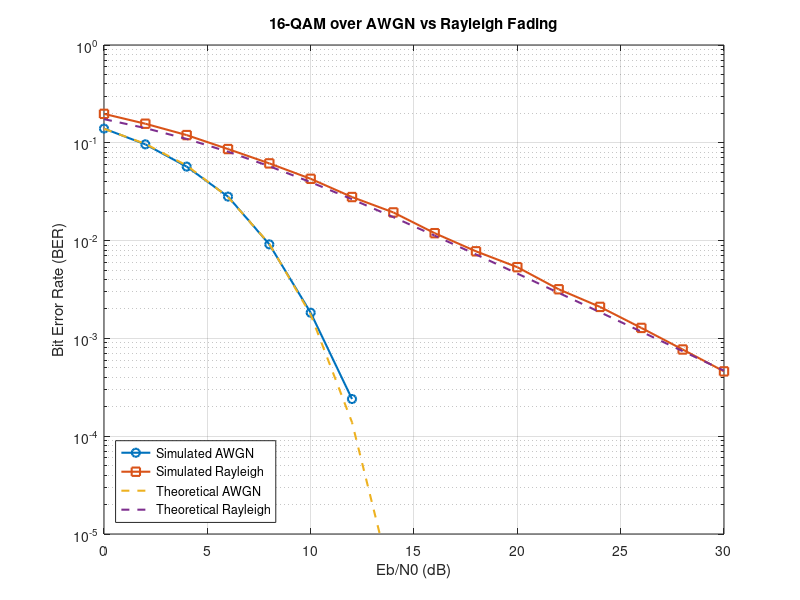

Reproduce this figure in MATLAB. (Note: this script raises an error after producing the figure.)
%% a12 - 16-QAM over Rayleigh Fading: BER vs Eb/N0
% This script compares 16-QAM performance over:
%
% 1. AWGN channel
% 2. Rayleigh fading channel
%
% 16-QAM uses 4 bits per symbol.
%
% AWGN only adds noise.
% Rayleigh fading randomly changes signal amplitude and phase,
% which models multipath propagation in wireless communication.

clear; close all; clc;

%% 1. Simulation settings

N = 100000;                 % Number of bits per Eb/N0 value
EbN0_dB_range = 0:2:30;     % Eb/N0 values in dB

% 16-QAM uses 4 bits per symbol, so N must be divisible by 4
if mod(N, 4) ~= 0
    error("N must be divisible by 4 for 16-QAM.");
end

BER_AWGN = zeros(size(EbN0_dB_range));
BER_Rayleigh = zeros(size(EbN0_dB_range));

%% 2. Loop over Eb/N0 values

for i = 1:length(EbN0_dB_range)

    EbN0_dB = EbN0_dB_range(i);
    EbN0 = 10^(EbN0_dB/10);

    %% Generate random bits

    bits = randi([0 1], N, 1);

    %% Group bits into 4-bit symbols

    bitGroups = reshape(bits, 4, []).';

    bits_I = bitGroups(:, 1:2);   % First two bits control I axis
    bits_Q = bitGroups(:, 3:4);   % Last two bits control Q axis

    numSymbols = size(bitGroups, 1);

    %% 16-QAM modulation

    % Gray-coded 4-PAM mapping on each axis:
    %
    % 00 -> -3
    % 01 -> -1
    % 11 -> +1
    % 10 -> +3

    I = zeros(numSymbols, 1);
    Q = zeros(numSymbols, 1);

    % In-phase mapping
    idx = bits_I(:,1) == 0 & bits_I(:,2) == 0;
    I(idx) = -3;

    idx = bits_I(:,1) == 0 & bits_I(:,2) == 1;
    I(idx) = -1;

    idx = bits_I(:,1) == 1 & bits_I(:,2) == 1;
    I(idx) = 1;

    idx = bits_I(:,1) == 1 & bits_I(:,2) == 0;
    I(idx) = 3;

    % Quadrature mapping
    idx = bits_Q(:,1) == 0 & bits_Q(:,2) == 0;
    Q(idx) = -3;

    idx = bits_Q(:,1) == 0 & bits_Q(:,2) == 1;
    Q(idx) = -1;

    idx = bits_Q(:,1) == 1 & bits_Q(:,2) == 1;
    Q(idx) = 1;

    idx = bits_Q(:,1) == 1 & bits_Q(:,2) == 0;
    Q(idx) = 3;

    % Create normalized 16-QAM symbols.
    % Dividing by sqrt(10) normalizes the average symbol energy to 1.
    symbols = (I + 1j*Q) / sqrt(10);

    %% AWGN channel

    k = 4;   % 16-QAM carries 4 bits per symbol

    % Complex AWGN noise
    noiseSigma = sqrt(1/(2*k*EbN0));

    noise_awgn = noiseSigma * ...
        (randn(size(symbols)) + 1j*randn(size(symbols)));

    received_awgn = symbols + noise_awgn;

    %% 16-QAM demodulation for AWGN

    % Undo normalization for decision making
    received_I_awgn = real(received_awgn) * sqrt(10);
    received_Q_awgn = imag(received_awgn) * sqrt(10);

    receivedBitGroups_awgn = zeros(numSymbols, 4);

    % Decision boundaries for -3, -1, +1, +3 are:
    % -2, 0, +2

    % Demodulate I axis
    idx = received_I_awgn < -2;
    receivedBitGroups_awgn(idx, 1:2) = repmat([0 0], sum(idx), 1);

    idx = received_I_awgn >= -2 & received_I_awgn < 0;
    receivedBitGroups_awgn(idx, 1:2) = repmat([0 1], sum(idx), 1);

    idx = received_I_awgn >= 0 & received_I_awgn < 2;
    receivedBitGroups_awgn(idx, 1:2) = repmat([1 1], sum(idx), 1);

    idx = received_I_awgn >= 2;
    receivedBitGroups_awgn(idx, 1:2) = repmat([1 0], sum(idx), 1);

    % Demodulate Q axis
    idx = received_Q_awgn < -2;
    receivedBitGroups_awgn(idx, 3:4) = repmat([0 0], sum(idx), 1);

    idx = received_Q_awgn >= -2 & received_Q_awgn < 0;
    receivedBitGroups_awgn(idx, 3:4) = repmat([0 1], sum(idx), 1);

    idx = received_Q_awgn >= 0 & received_Q_awgn < 2;
    receivedBitGroups_awgn(idx, 3:4) = repmat([1 1], sum(idx), 1);

    idx = received_Q_awgn >= 2;
    receivedBitGroups_awgn(idx, 3:4) = repmat([1 0], sum(idx), 1);

    % Convert bit groups back to one column vector
    receivedBits_awgn = reshape(receivedBitGroups_awgn.', N, 1);

    % BER calculation
    errors_awgn = sum(bits ~= receivedBits_awgn);
    BER_AWGN(i) = errors_awgn / N;

    %% Rayleigh fading channel

    % Rayleigh fading coefficient:
    % h is complex because the channel changes both amplitude and phase.

    h = (randn(size(symbols)) + 1j*randn(size(symbols))) / sqrt(2);

    % Complex noise for Rayleigh fading channel
    noise_rayleigh = noiseSigma * ...
        (randn(size(symbols)) + 1j*randn(size(symbols)));

    % Received signal through Rayleigh fading:
    % received = h * transmitted symbol + noise

    received_rayleigh = h .* symbols + noise_rayleigh;

    % Equalization:
    % Assume the receiver knows h and divides by h to undo the channel.

    equalized_rayleigh = received_rayleigh ./ h;

    %% 16-QAM demodulation after Rayleigh equalization

    % Undo normalization for decision making
    received_I_rayleigh = real(equalized_rayleigh) * sqrt(10);
    received_Q_rayleigh = imag(equalized_rayleigh) * sqrt(10);

    receivedBitGroups_rayleigh = zeros(numSymbols, 4);

    % Demodulate I axis
    idx = received_I_rayleigh < -2;
    receivedBitGroups_rayleigh(idx, 1:2) = repmat([0 0], sum(idx), 1);

    idx = received_I_rayleigh >= -2 & received_I_rayleigh < 0;
    receivedBitGroups_rayleigh(idx, 1:2) = repmat([0 1], sum(idx), 1);

    idx = received_I_rayleigh >= 0 & received_I_rayleigh < 2;
    receivedBitGroups_rayleigh(idx, 1:2) = repmat([1 1], sum(idx), 1);

    idx = received_I_rayleigh >= 2;
    receivedBitGroups_rayleigh(idx, 1:2) = repmat([1 0], sum(idx), 1);

    % Demodulate Q axis
    idx = received_Q_rayleigh < -2;
    receivedBitGroups_rayleigh(idx, 3:4) = repmat([0 0], sum(idx), 1);

    idx = received_Q_rayleigh >= -2 & received_Q_rayleigh < 0;
    receivedBitGroups_rayleigh(idx, 3:4) = repmat([0 1], sum(idx), 1);

    idx = received_Q_rayleigh >= 0 & received_Q_rayleigh < 2;
    receivedBitGroups_rayleigh(idx, 3:4) = repmat([1 1], sum(idx), 1);

    idx = received_Q_rayleigh >= 2;
    receivedBitGroups_rayleigh(idx, 3:4) = repmat([1 0], sum(idx), 1);

    % Convert bit groups back to one column vector
    receivedBits_rayleigh = reshape(receivedBitGroups_rayleigh.', N, 1);

    % BER calculation
    errors_rayleigh = sum(bits ~= receivedBits_rayleigh);
    BER_Rayleigh(i) = errors_rayleigh / N;

    %% Print results

    fprintf("Eb/N0 = %2d dB | AWGN BER = %.6f | Rayleigh BER = %.6f\n", ...
            EbN0_dB, BER_AWGN(i), BER_Rayleigh(i));

end

%% 3. Theoretical BER curves

M = 16;
k = log2(M);

EbN0_linear = 10.^(EbN0_dB_range/10);

% Approximate theoretical BER for Gray-coded square 16-QAM over AWGN
BER_theory_AWGN = (4/k) * (1 - 1/sqrt(M)) * ...
                  0.5 * erfc(sqrt((3*k ./ (2*(M-1))) .* EbN0_linear));

% Approximate theoretical BER for Gray-coded square 16-QAM over Rayleigh fading
a = (3*k) / (M - 1);

BER_theory_Rayleigh = (4/k) * (1 - 1/sqrt(M)) * ...
                      0.5 * (1 - sqrt((a .* EbN0_linear) ./ ...
                      (2 + a .* EbN0_linear)));

%% 4. Prepare BER values for plotting

% semilogy cannot plot zero values.
% Replace zeros with NaN so MATLAB skips them.

BER_AWGN_plot = BER_AWGN;
BER_Rayleigh_plot = BER_Rayleigh;

BER_AWGN_plot(BER_AWGN_plot == 0) = NaN;
BER_Rayleigh_plot(BER_Rayleigh_plot == 0) = NaN;

%% 5. Plot BER comparison

figure;

semilogy(EbN0_dB_range, BER_AWGN_plot, 'o-', 'LineWidth', 1.5);
hold on;

semilogy(EbN0_dB_range, BER_Rayleigh_plot, 's-', 'LineWidth', 1.5);

semilogy(EbN0_dB_range, BER_theory_AWGN, '--', 'LineWidth', 1.5);

semilogy(EbN0_dB_range, BER_theory_Rayleigh, '--', 'LineWidth', 1.5);

xlabel("Eb/N0 (dB)");
ylabel("Bit Error Rate (BER)");
title("16-QAM over AWGN vs Rayleigh Fading");

legend("Simulated AWGN", ...
       "Simulated Rayleigh", ...
       "Theoretical AWGN", ...
       "Theoretical Rayleigh", ...
       "Location", "southwest");

grid on;
ylim([1e-5 1]);
xlim([0 30]);

%% 6. Save figure

if ~exist("figures", "dir")
    mkdir("figures");
end

ax = gca;
ax.Toolbar.Visible = 'off';

saveas(gcf, "figures/16qam_awgn_vs_rayleigh.png");
